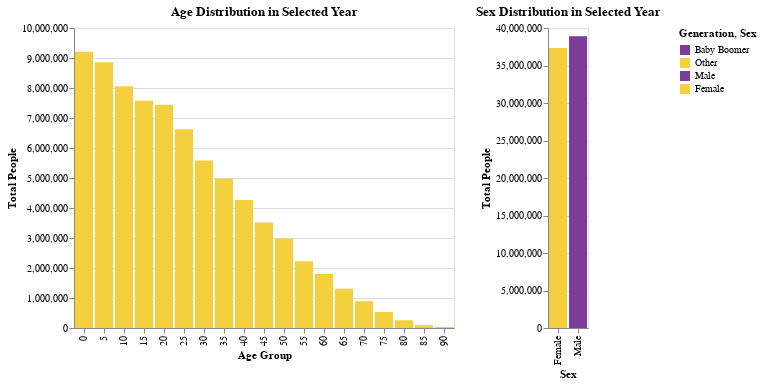

This figure's notebook cell:
### Markdown cell above
##### Q7 - Combine Q5 and Q6 to One Chart

In question 6, we linked the distribution of sex to the age selection for just the year 2000.  Let us visualize all the data by incorporating the year selection slider from question 5 so that you can select which year of data you are viewing. Retain the ability to just select one age group for the sex distribution, and default to no age group selected.

Add a tooltip so you can see exactly how many people are in the age range for the top "Distribution of Ages for the Selected Year" histogram.

Encode membership of the Baby Boomer generation with color using "#7D3C98" (purple) for the boomers "#F4D03F" (gold) for other.

### Code cell
select_age = alt.selection_single(fields=['age'], empty=True)

main = alt.Chart(df_pop).mark_bar().encode(
    alt.X('age:O', title='Age Group'),
    alt.Y('sum(people):Q', title='Total People', axis=alt.Axis(title='Total People', grid=True)),
    alt.Color("Generation:N",
        scale=alt.Scale(domain=["Baby Boomer", "Other"], range=["#7D3C98", "#F4D03F"]),
        title='Generation'
    ),
    opacity=alt.condition(select_age, alt.value(1), alt.value(0.3))
).properties(
    title='Age Distribution in Selected Year'
).add_selection(select_age)

sub = alt.Chart(df_pop).transform_filter(
    select_age
).transform_aggregate(
    TotalPeople='sum(people)',
    groupby=['sex']
).mark_bar().encode(
    alt.X('sex:N', title='Sex'),
    alt.Y('TotalPeople:Q', title='Total People', axis=alt.Axis(title='Total People', grid=True)),
    alt.Color('sex:N', scale=alt.Scale(domain=['Male', 'Female'], range=['#0000FF', '#FFC0CB']), title='Sex')
).properties(
    title='Sex Distribution in Selected Year'
)

select_year = alt.selection_single(fields=['year'],
                                bind=alt.binding_range(min=1900, max=2000, step=10,
                                                       name='Year'), value={"year": 1900})

(main | sub).add_selection(select_year).transform_filter(select_year)

### Figure 1 — Vega-Lite specification as saved in the notebook (floating-point values rounded to 4 significant figures; data arrays with more than 128 entries replaced by an {"elided": "..."} marker saying what was removed)
{"config": {"view": {"continuousWidth": 300, "continuousHeight": 300}}, "hconcat": [{"mark": {"type": "bar"}, "encoding": {"color": {"field": "Generation", "scale": {"domain": ["Baby Boomer", "Other"], "range": ["#7D3C98", "#F4D03F"]}, "title": "Generation", "type": "nominal"}, "opacity": {"condition": {"param": "param_25", "value": 1, "empty": true}, "value": 0.3}, "x": {"field": "age", "title": "Age Group", "type": "ordinal"}, "y": {"aggregate": "sum", "axis": {"grid": true, "title": "Total People"}, "field": "people", "title": "Total People", "type": "quantitative"}}, "name": "view_19", "title": "Age Distribution in Selected Year"}, {"mark": {"type": "bar"}, "encoding": {"color": {"field": "sex", "scale": {"domain": ["Male", "Female"], "range": ["#0000FF", "#FFC0CB"]}, "title": "Sex", "type": "nominal"}, "x": {"field": "sex", "title": "Sex", "type": "nominal"}, "y": {"axis": {"grid": true, "title": "Total People"}, "field": "TotalPeople", "title": "Total People", "type": "quantitative"}}, "name": "view_20", "title": "Sex Distribution in Selected Year", "transform": [{"filter": {"param": "param_25", "empty": true}}, {"aggregate": [{"op": "sum", "field": "people", "as": "TotalPeople"}], "groupby": ["sex"]}]}], "data": {"name": "data-9d871896ad64672bb67284ad55f5b805"}, "params": [{"name": "param_25", "select": {"type": "point", "fields": ["age"]}, "views": ["view_19"]}, {"name": "param_26", "select": {"type": "point", "fields": ["year"]}, "bind": {"input": "range", "max": 2000, "min": 1900, "name": "Year", "step": 10}, "value": {"year": 1900}, "views": ["view_19", "view_20"]}], "transform": [{"filter": {"param": "param_26"}}], "$schema": "https://vega.github.io/schema/vega-lite/v5.15.1.json", "datasets": {"data-9d871896ad64672bb67284ad55f5b805": {"elided": "570 records"}}}
